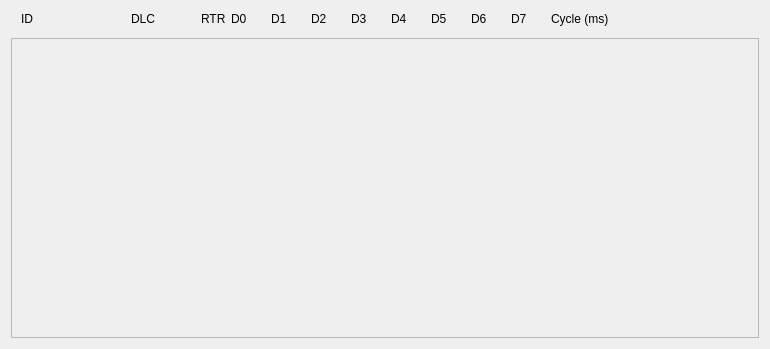
<?xml version="1.0" encoding="UTF-8"?>
<ui version="4.0">
 <class>Dialog</class>
 <widget class="QDialog" name="Dialog">
  <property name="geometry">
   <rect>
    <x>0</x>
    <y>0</y>
    <width>770</width>
    <height>349</height>
   </rect>
  </property>
  <property name="windowTitle">
   <string>Dialog</string>
  </property>
  <layout class="QVBoxLayout" name="verticalLayout">
   <item>
    <widget class="QWidget" name="widget" native="true">
     <property name="sizePolicy">
      <sizepolicy hsizetype="Fixed" vsizetype="Fixed">
       <horstretch>0</horstretch>
       <verstretch>0</verstretch>
      </sizepolicy>
     </property>
     <property name="minimumSize">
      <size>
       <width>721</width>
       <height>21</height>
      </size>
     </property>
     <property name="maximumSize">
      <size>
       <width>721</width>
       <height>21</height>
      </size>
     </property>
     <widget class="QLabel" name="label_13">
      <property name="geometry">
       <rect>
        <x>340</x>
        <y>0</y>
        <width>21</width>
        <height>16</height>
       </rect>
      </property>
      <property name="text">
       <string>D3</string>
      </property>
     </widget>
     <widget class="QLabel" name="label_14">
      <property name="geometry">
       <rect>
        <x>500</x>
        <y>0</y>
        <width>21</width>
        <height>16</height>
       </rect>
      </property>
      <property name="text">
       <string>D7</string>
      </property>
     </widget>
     <widget class="QLabel" name="label_15">
      <property name="geometry">
       <rect>
        <x>460</x>
        <y>0</y>
        <width>21</width>
        <height>16</height>
       </rect>
      </property>
      <property name="text">
       <string>D6</string>
      </property>
     </widget>
     <widget class="QLabel" name="label_16">
      <property name="geometry">
       <rect>
        <x>190</x>
        <y>0</y>
        <width>31</width>
        <height>16</height>
       </rect>
      </property>
      <property name="text">
       <string>RTR</string>
      </property>
     </widget>
     <widget class="QLabel" name="label_17">
      <property name="geometry">
       <rect>
        <x>260</x>
        <y>0</y>
        <width>21</width>
        <height>16</height>
       </rect>
      </property>
      <property name="text">
       <string>D1</string>
      </property>
     </widget>
     <widget class="QLabel" name="label_18">
      <property name="geometry">
       <rect>
        <x>420</x>
        <y>0</y>
        <width>21</width>
        <height>16</height>
       </rect>
      </property>
      <property name="text">
       <string>D5</string>
      </property>
     </widget>
     <widget class="QLabel" name="label_19">
      <property name="geometry">
       <rect>
        <x>540</x>
        <y>0</y>
        <width>71</width>
        <height>16</height>
       </rect>
      </property>
      <property name="text">
       <string>Cycle (ms)</string>
      </property>
     </widget>
     <widget class="QLabel" name="label_20">
      <property name="geometry">
       <rect>
        <x>10</x>
        <y>0</y>
        <width>21</width>
        <height>16</height>
       </rect>
      </property>
      <property name="text">
       <string>ID</string>
      </property>
     </widget>
     <widget class="QLabel" name="label_21">
      <property name="geometry">
       <rect>
        <x>120</x>
        <y>0</y>
        <width>31</width>
        <height>16</height>
       </rect>
      </property>
      <property name="text">
       <string>DLC</string>
      </property>
     </widget>
     <widget class="QLabel" name="label_22">
      <property name="geometry">
       <rect>
        <x>380</x>
        <y>0</y>
        <width>21</width>
        <height>16</height>
       </rect>
      </property>
      <property name="text">
       <string>D4</string>
      </property>
     </widget>
     <widget class="QLabel" name="label_23">
      <property name="geometry">
       <rect>
        <x>220</x>
        <y>0</y>
        <width>21</width>
        <height>16</height>
       </rect>
      </property>
      <property name="text">
       <string>D0</string>
      </property>
     </widget>
     <widget class="QLabel" name="label_24">
      <property name="geometry">
       <rect>
        <x>300</x>
        <y>0</y>
        <width>21</width>
        <height>16</height>
       </rect>
      </property>
      <property name="text">
       <string>D2</string>
      </property>
     </widget>
    </widget>
   </item>
   <item>
    <widget class="QScrollArea" name="scrollArea">
     <property name="widgetResizable">
      <bool>true</bool>
     </property>
     <widget class="QWidget" name="scrollAreaWidgetContents">
      <property name="geometry">
       <rect>
        <x>0</x>
        <y>0</y>
        <width>748</width>
        <height>300</height>
       </rect>
      </property>
      <layout class="QVBoxLayout" name="verticalLayout_2"/>
     </widget>
    </widget>
   </item>
  </layout>
 </widget>
 <resources/>
 <connections/>
</ui>
